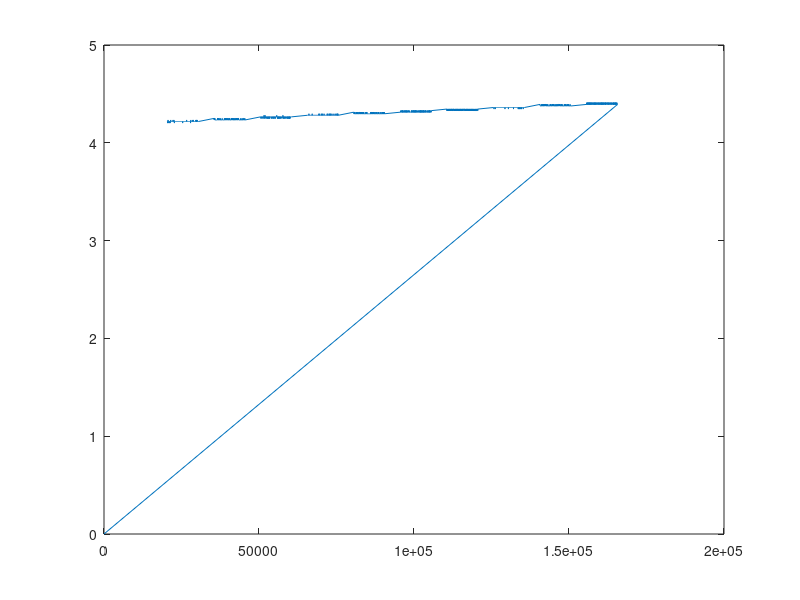
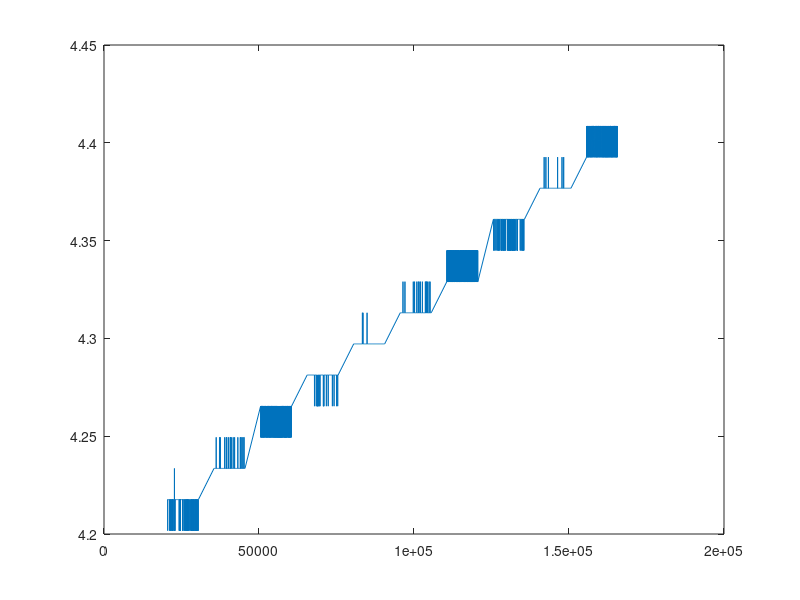
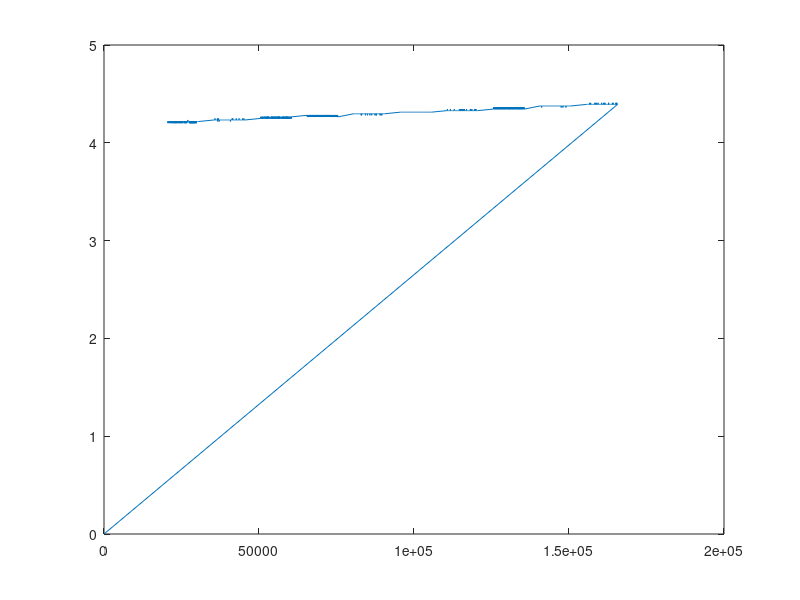

Reproduce these figures in MATLAB, in order. (Note: this script raises an error after producing the figures.)
clc
clear all
close all
tic 

data = csvread('total.csv',1,0); %%%starts reading from row 2

%convert wheel freq from rad/sec to Hz
data(:,8) = data(:,8)/(2*pi); %wheel 0 on [Hz]
data(:,9) = data(:,9)/(2*pi);
data(:,10) = data(:,10)/(2*pi);

data(:,19) = data(:,19)/(2*pi); 
data(:,20) = data(:,20)/(2*pi);%wheel 1 on [Hz]
data(:,21) = data(:,21)/(2*pi);

data(:,30) = data(:,30)/(2*pi); 
data(:,31) = data(:,31)/(2*pi);
data(:,32) = data(:,32)/(2*pi);%wheel 2 on [Hz]

%% check plots
figure(1); plot(data(:,1),data(:,8))   %mag1x0, wheel 0 on
figure(2); plot(data(:,12),data(:,20)) %mag1x0, wheel 0 on
figure(3); plot(data(:,23),data(:,32)) %mag1x0, wheel 0 on

%% checking average time between each sample taken; roughly 19 ms
timeInt = zeros(length(data)-1,1);
for d = 1:length(timeInt)
    val = data(d+1,1) - data(d,1);
    timeInt(d) = val;
end
diff = rmoutliers(timeInt, 'mean');
mean(timeInt); std(timeInt); var(timeInt);

%% main 
%%%% 'total.csv' data sheet indexing reference
%%% 1  2  3  4  5  6  7     8     9     10    11 
%%% t1 1x 1y 1z 2x 2y 2z speed0 speed1 speed2 0   %wheel 0 on
%%% 12 13 14 15 16 17 18   19     20     21   22
%%% t2 1x 1y 1z 2x 2y 2z speed0 speed1 speed2 0  %wheel 1 on
%%% 23 24 25 26 27 28 29   30     31     32
%%% t3 1x 1y 1z 2x 2y 2z speed0 speed1 speed2 0 %wheel 2 on

%%% access indexing reference
%%% mag [1/2][x/y/z][wheel 0/1/2 on]
access = [1 2 8; 1 3 8; 1 4 8; 1 5 8; 1 6 8; 1 7 8;....
    12 13 20; 12 14 20; 12 15 20; 12 16 20; 12 17 20; 12 18 20; ...
    23 24 32; 23 25 32; 23 26 32; 23 27 32; 23 28 32; 23 29 32];

names = {'mag1x0';'mag1y0';'mag1z0';'mag2x0';'mag2y0';'mag2z0';
    'mag1x1';'mag1y1';'mag1z1';'mag2x1';'mag2y1';'mag2z1';
    'mag1x2';'mag1y2';'mag1z2';'mag2x2';'mag2y2';'mag2z2'};

for s = 1:18 %loops of 18 data sets that each consist of full sweep
    
    start = data(access(s,1),1);
    freq = ones(10,1); freq(1) = data(1,access(s,3)); %take wheel reading
%     idx = ones(10,1);
%     step = ceil(length(data)/10);
%     %%% get indices for each frequency step start in data set
%     for i = 1:11
%         %time = start + 10000*(i-1); %each frequency step is for 10 sec
%         %x = find(data(:,access(s,1)) > time, 1,'first');
%         %idx(i) = x;
%         idx(i) = (step*i)/2; %middle of the data
%     end
    idx1 = [0,520,1040,1560,2080,2600,3120,3640,4160,4680,5200]'; %start of each set
    %idx = [260,780,1300,1820,2340,2860,3380,3900,4420,4940];
    idx = [322,780,1362,1802,2301,2913,3349,3837,4414,4802]'; %median of set
    %get corresponding median frequency
    for i = 1:length(idx)
        freq(i) = data(idx(i),access(s,3));
    end
    
    %%% apply fft to each frequency
    F_samp = 50;  %mag sampling freq
    NFFTs = ones(length(idx),1);
    Ys = {};
    Fs = {};
    magnitudeYs = {};
    phaseYs = {};
    peaks = [];
    wherePeaks = [];
    
    for j = 2:length(idx1)
        %NFFT = length(data(idx(j-1):idx(j),access(s,2))); %take mag reading can be 1/2 x/y/z
        NFFT = length(data(idx1(j-1)+1:idx1(j),access(s,2)));
        Y = fft(data(idx1(j-1)+1:idx1(j),access(s,2)), NFFT); 
        F = ((0:1/NFFT:1-1/NFFT)*F_samp).';
        magY = abs(Y); %magnitude of the fft
        
        phaseY = unwrap(angle(Y));
        
%         NFFTs(j) = NFFT; Fs{j} = F;
%         Ys{j} = Y; magnitudeYs{j} = magnitudeY;
%         phaseYs{j} = phaseY;
        
%         %magY=mag2db(magY);
        subplot(2,1,1);
        hold on
        plot(F(1:NFFT/2),magY(1:NFFT/2));
        title('Magnitude response of signal');
        xlabel('Frequency Hz')
        ylabel('Magnitude(dB)');
        legend('-DynamicLegend');
        if j == length(idx1)
            hold off
        end
        
        subplot(2,1,2);
        plot(F(1:NFFT/2),phaseY(1:NFFT/2));
        hold on
        title('Phase response of signal');
        xlabel('Frequency Hz')
        ylabel('radians');
        legend('-DynamicLegend');
        if j == length(idx1)
            hold off
        end
        
        fname1 = [names{s} 'freq' num2str(j) '.mat'];
        save(fname1)
%         [M I] = max(magY);
%         peaks = [peaks; M]; %get peak of mag reading
%         wherePeaks = [wherePeaks; I]; %get location of max mag reading
%         fprintf('finished plotting freq %f \n',j);
    end
    
    fname2 = [names{s} '.png'];
    saveas(gcf,fname2)
    close all
    
%     diff = zeros(10,1);
%     for i = 1:length(diff)
%         diff(i) = wherePeaks(i) - freq(i);
%     end
% %     figure(2)
%     plot(peaks(1:3),freq(1:3))
%     diff = [6.346,12.02,18.75,24.42];
% %     figure(3)
% %     plot(diff)
    
%     %%% plot full frequency sweep mag reading vs. frequency of wheel;
%     %% using fft for each individual frequency step 
%     [curvefit,gof,output] = fit(F(1:NFFT/2),20*log10(magnitudeY(1:NFFT/2)),'smoothingspline','normalize','on');
%     figure(1)
%     hold on
%     n = length(idx);
%     P = {}; %cell of information for each frequency step
%     for k = 2:length(idx)
%         x_array = Fs{k};
%         y_array = magnitudeYs{k};
%         y_array = rmoutliers(y_array,'mean'); %remove pts. more than 3 stdevs from the mean
%         [curvefit,gof,output] = fit(x_array,y_array,'smoothingspline','normalize','on');
%         plot(curvefit,x_array,y_array);
%         plot(F(1:NFFT/2),20*log10(magnitudeY(1:NFFT/2)));
%         plot(curvefit(1:NFFT/2),F(1:NFFT/2));
%         p.formula = formula(curvefit);
%         p.mean = mean(magnitudeY); p.std = std(magnitudeY); p.var = var(magnitudeY);
%         p.max = max(magnitudeY);  p.min = min(magnitudeY);
%         c = coeffvalues(curvefit); c = c.coefs; p.coeffs = c;
%         P{k} = p; %packet of information for each frequency step
%         methods(curvefit)
%         fprintf('plotted freq %f\n',k);
%     end
%     hold off
%     legend('hide'); grid on;
%     xlabel('wheel frequency Hz'); ylabel('mag reading T'); 
%     fname = char(names{s});
%     save(fname)
%     fname = (names{s});
%     saveas(gcf,fname)
    
    fprintf('finished data set %f\n',s);
    %close all
    %clf
end